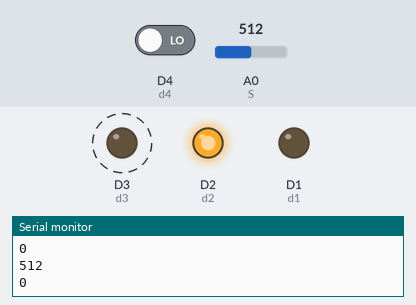
Bench run of a sketch on a simulated ESP8266 (NodeMCU). Shown: output pins drawn as LEDs (lit = HIGH), the last lines printed to the serial monitor. Dashed ring = blinking. Inputs (shaded band) come from the test bench; at power-on: A0 (S) = 512, D4 (d4) LOW.

Above: at 0.3 s.
1.3 s: A0 (S) set to 109
4.3 s: A0 (S) set to 91
At 4.3 s:
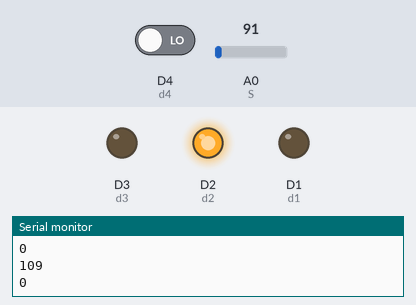
5.8 s: A0 (S) set to 110
At 5.9 s:
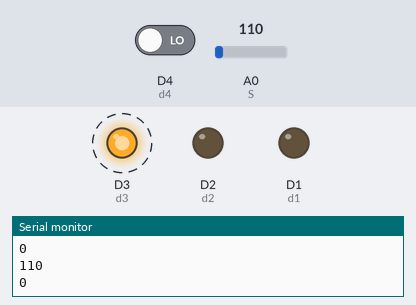
8.8 s: A0 (S) set to 90
At 9.8 s:
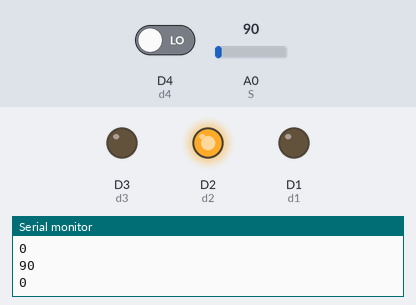
Timing chart, 0 to 11.3 s (numbered marks = the images above; inputs shaded):
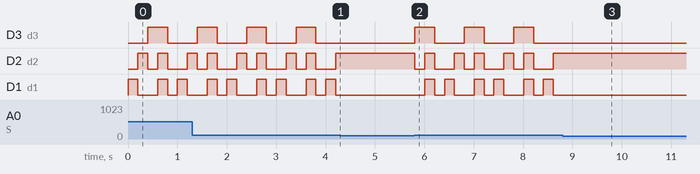

Measured:
- the behaviour switches between 101 and 100 on A0 (S) (found by bisection; images 0 and 1)
- after the input at 4.3 s, D3 (d3): stays LOW (without the input it goes to HIGH after 0.11 s); D2 (d2): stops changing and stays HIGH; D1 (d1): stops changing and stays LOW
- after the input at 5.8 s, D3 (d3): alternates HIGH for 0.40 s and LOW for 0.60 s, starting at once; D2 (d2): HIGH → LOW at once, then repeats every 1.0 s: HIGH 0.20 s, LOW 0.40 s, HIGH 0.20 s, LOW 0.20 s; D1 (d1): LOW → HIGH after 0.21 s, then repeats every 1.0 s: LOW 0.20 s, HIGH 0.20 s, LOW 0.40 s, HIGH 0.20 s
- after the input at 8.8 s, D3 (d3), D1 (d1): stops changing and stays LOW; D2 (d2): stops changing and stays HIGH
- by itself, D3 (d3): alternates HIGH for 0.40 s and LOW for 0.60 s
- by itself, D2 (d2): repeats every 1.0 s: HIGH 0.20 s, LOW 0.40 s, HIGH 0.20 s, LOW 0.20 s
- by itself, D1 (d1): repeats every 1.0 s: LOW 0.20 s, HIGH 0.20 s, LOW 0.40 s, HIGH 0.20 s

The sketch:

sound_led.ino
```cpp
int S = A0; // Analog Input
int d4=D4;
int d1=D1;
int d2=D2;
int d3=D3;
int count=0;
void setup()
{
 Serial.begin(115200);
 pinMode(S, INPUT);
 pinMode(d4, INPUT);
 pinMode(d1, OUTPUT);
 pinMode(d2, OUTPUT);
 pinMode(d3, OUTPUT);
}

void loop()
{
if(analogRead(S) >100)
count++;
  if(count>=5)
  count=0;

  if(count==0){
    digitalWrite(d1,0);  //Blue
    digitalWrite(d2,0);   //Green
    digitalWrite(d3,0);   //Red
}
  else if(count==1){
   digitalWrite(d1,255);
   digitalWrite(d2,0);
   digitalWrite(d3,0);
}
  else if(count==2){
   digitalWrite(d1,0);
   digitalWrite(d2,255);
   digitalWrite(d3,0);
}
  else if(count==3){
   digitalWrite(d1,0);  //Blue
   digitalWrite(d2,0);   //Green
   digitalWrite(d3,255);   //Red
}
  else if(count==4){
   digitalWrite(d1,255);  //Blue
   digitalWrite(d2,255);   //Green
   digitalWrite(d3,255);   //Red
  }
 Serial.println(analogRead(S));
 Serial.println(digitalRead(d4));
 delay(200);
}
```
